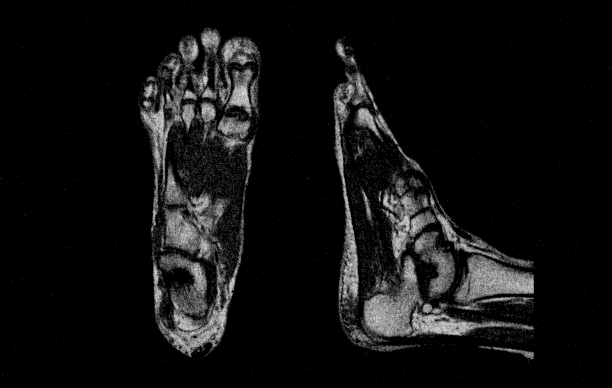
#> input picture GUIA1/denoised_img/Pie-fourier.tif, 612 x 388 px
$ jupyter execute a03_clahe.ipynb   (shell and % lines are left out)
#> lines starting #> are read from the running program, lines starting #| are printed output that depends on the picture
# Ecualización localizada del histograma

[cell 1]
import numpy as np
import matplotlib.pyplot as plt
import cv2

[cell 2]
raw_img = cv2.imread('denoised_img/Pie-fourier.tif', cv2.IMREAD_GRAYSCALE)
#> raw_img is the input picture: shape (388, 612); min 0, max 225, mean 17.1
plt.imshow(raw_img, cmap='gray', vmin=0, vmax=255)
plt.axis('off')
plt.title('Imagen filtrada para eliminar ruido')
plt.show()

## Ecualizacioń global

[cell 3]
img_eq_glob = cv2.equalizeHist(raw_img)
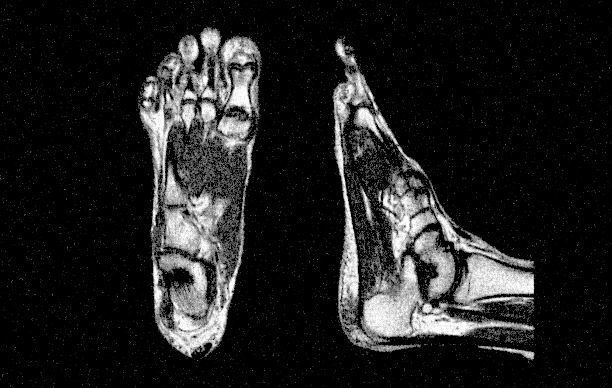
#> img_eq_glob: shape (388, 612); min 0, max 255, mean 31.9
plt.imshow(img_eq_glob, cmap='gray', vmin=0, vmax=255)
plt.axis('off')
plt.title('Imagen filtrada ecualizada en forma global')
plt.show()

Podemos apreciar que esta ecualización dio lugar a cierto ruido de "sal y pimienta". Vamos a eliminarlo con un filtro de mediana

[cell 4]
img_eq_glob_syp = cv2.medianBlur(img_eq_glob, 3)
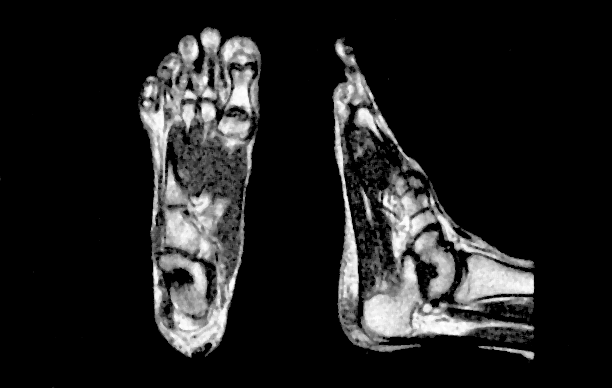
#> img_eq_glob_syp: shape (388, 612); min 0, max 255, mean 31
plt.imshow(img_eq_glob_syp, cmap='gray', vmin=0, vmax=255)
plt.axis('off')
plt.title('Ecualización global (filtrada con mediana)')
plt.show()

## Ecualización local

[cell 5]
clahe = cv2.createCLAHE(clipLimit=2.0, tileGridSize=(8,8))
img_clahe = clahe.apply(raw_img)
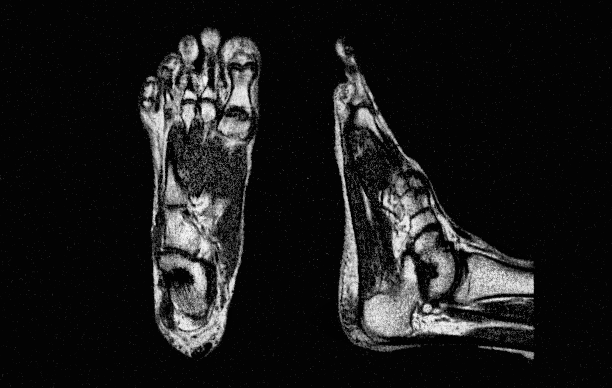
#> img_clahe: shape (388, 612); min 2, max 249, mean 26.1
# img_clahe_syp = cv2.medianBlur(img_clahe, 3)
plt.imshow(img_clahe, cmap='gray', vmin=0, vmax=255)
plt.axis('off')
plt.title('CLAHE clip=2.0, gridsize=(8, 8)')
plt.show()

Vamos a probar distintas combinaciones de clip y gridsize

[cell 6]
cliplimits = [2**i for i in range(2, 6)]
grid_sides = [2**i for i in range(3, 7)]

fig, axs = plt.subplots(nrows=len(cliplimits), ncols=len(grid_sides), figsize=(15, 15))

for i, clip in enumerate(cliplimits):
    for j, grid_side in enumerate(grid_sides):
        clahe = cv2.createCLAHE(clipLimit=clip, tileGridSize=(grid_side, grid_side))
        img_clahe = clahe.apply(raw_img)
        axs[i, j].imshow(img_clahe, cmap='gray', vmin=0, vmax=255)
        axs[i, j].axis('off')
        axs[i, j].set_title(f'{clip=}, {grid_side=}')

fig.suptitle('Gridsearch de hiperparámetro para CLAHE', fontsize=14, fontweight='bold')
plt.tight_layout()
plt.show()
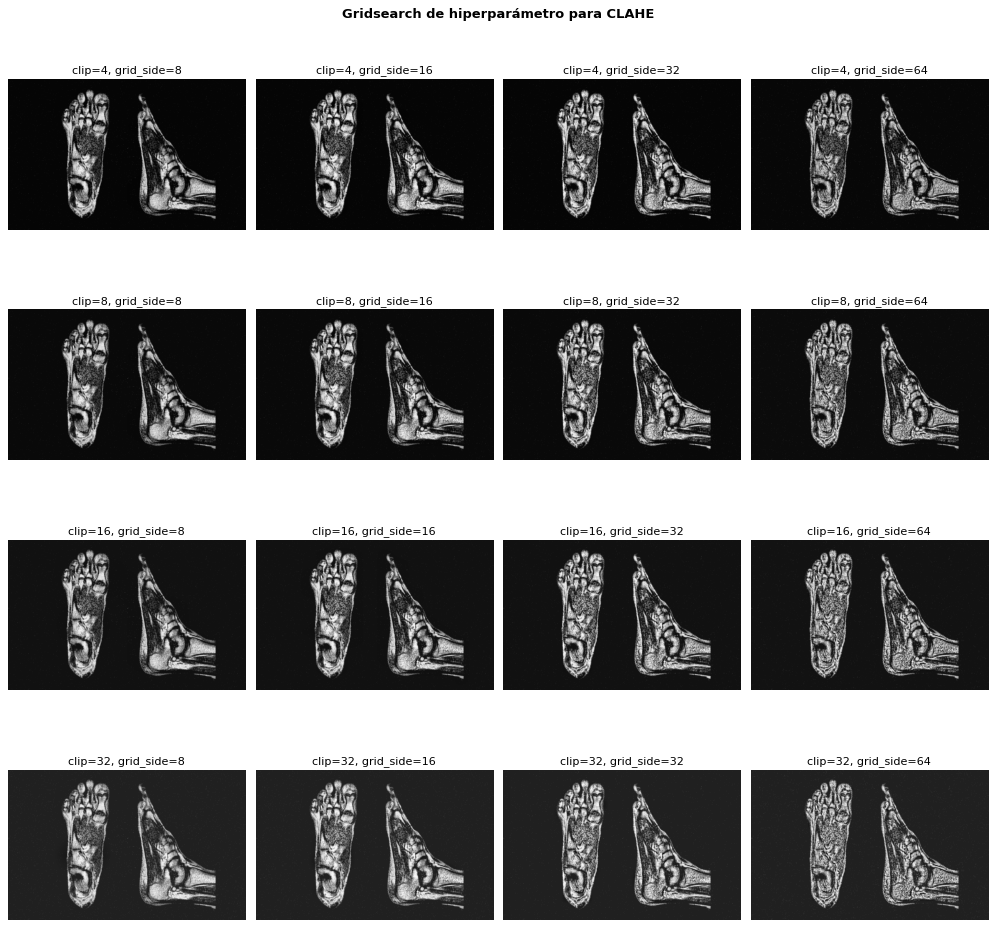
#> figure drawn by matplotlib, 16 panels
